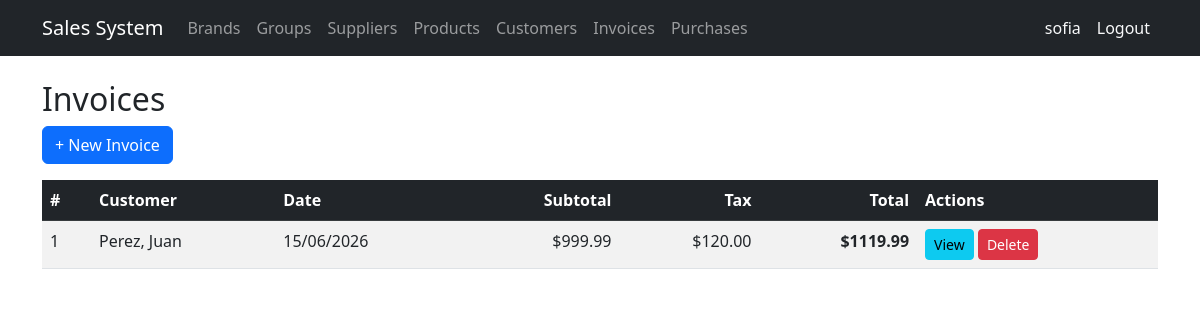
Page /invoices/ (signed in) on the committed database.
### billing/models.py (models this page shows, shortened)
class Invoice(models.Model):
    customer = models.ForeignKey(Customer, on_delete=models.PROTECT, related_name='invoices')
    invoice_date = models.DateTimeField(auto_now_add=True)
    subtotal = models.DecimalField(max_digits=12, decimal_places=2, default=0)
    tax = models.DecimalField(max_digits=12, decimal_places=2, default=0)
    total = models.DecimalField(max_digits=12, decimal_places=2, default=0)
    is_active = models.BooleanField(default=True)
    class Meta: ordering = ['-invoice_date']

class Customer(models.Model):
    dni = models.CharField(max_length=13,
        unique=True,
        verbose_name='DNI / RUC',
        validators=[validate_cedula_ec])
    first_name = models.CharField(max_length=100)
    last_name = models.CharField(max_length=100)
    email = models.EmailField(blank=True, null=True)
    phone = models.CharField(max_length=20, blank=True, null=True)
    address = models.TextField(blank=True, null=True)
    is_active = models.BooleanField(default=True)
    created_at = models.DateTimeField(auto_now_add=True)
    updated_at = models.DateTimeField(auto_now=True)
    class Meta:
        ordering = ['last_name', 'first_name']
    def __str__(self): return f'{self.last_name}, {self.first_name}'

### billing/views.py (the view)
# urls.py: path('invoices/', views.invoice_list, name='invoice_list'),
@login_required
def invoice_list(request):
    invoices = Invoice.objects.select_related('customer').all()
    return render(request, 'billing/invoice_list.html', {'items': invoices})

### billing/templates/billing/invoice_list.html (shortened to what this page needs)
{% extends 'billing/base.html' %}
{% block content %}
<h2>Invoices</h2>
<a href="{% url 'billing:invoice_create' %}" class="btn btn-primary mb-3">+ New Invoice</a>
<table class="table table-striped table-hover">
  <thead class="table-dark">
    <tr>
      <th>#</th><th>Customer</th><th>Date</th>
      <th class="text-end">Subtotal</th>
      <th class="text-end">Tax</th>
      <th class="text-end">Total</th>
      <th>Actions</th>
    </tr>
  </thead>
  <tbody>
    {% for inv in items %}
    <tr>
      <td>{{ inv.id }}</td>
      <td>{{ inv.customer }}</td>
      <td>{{ inv.invoice_date|date:"d/m/Y" }}</td>
      <td class="text-end">${{ inv.subtotal }}</td>
      <td class="text-end">${{ inv.tax }}</td>
      <td class="text-end fw-bold">${{ inv.total }}</td>
      <td>
        <a href="{% url 'billing:invoice_detail' inv.pk %}" class="btn btn-sm btn-info">View</a>
        <a href="{% url 'billing:invoice_delete' inv.pk %}" class="btn btn-sm btn-danger">Delete</a>
      </td>
    </tr>
    {% empty %}
    <tr><td colspan="7" class="text-center">No invoices yet.</td></tr>
    {% endfor %}
  </tbody>
</table>
{% endblock %}

### billing/templates/billing/base.html (shortened to what this page needs)
<!DOCTYPE html>
<html lang="es">
<head>
  <link href="https://cdn.jsdelivr.net/npm/bootstrap@5.3.0/dist/css/bootstrap.min.css" rel="stylesheet">
</head>
<body>
<nav class="navbar navbar-expand-lg navbar-dark bg-dark">
  <div class="container">
    <a class="navbar-brand" href="{% url 'billing:home' %}">Sales System</a>
    <div class="collapse navbar-collapse" id="nav">
      <ul class="navbar-nav me-auto">
        {% if user.is_authenticated %}
        <li class="nav-item"><a class="nav-link" href="{% url 'billing:brand_list' %}">Brands</a></li>
        <li class="nav-item"><a class="nav-link" href="{% url 'billing:productgroup_list' %}">Groups</a></li>
        <li class="nav-item"><a class="nav-link" href="{% url 'billing:supplier_list' %}">Suppliers</a></li>
        <li class="nav-item"><a class="nav-link" href="{% url 'billing:product_list' %}">Products</a></li>
        <li class="nav-item"><a class="nav-link" href="{% url 'billing:customer_list' %}">Customers</a></li>
        <li class="nav-item"><a class="nav-link" href="{% url 'billing:invoice_list' %}">Invoices</a></li>
        <li class="nav-item"><a class="nav-link" href="{% url 'purchasing:purchase_list' %}">Purchases</a></li>
        {% endif %}
      </ul>
      <ul class="navbar-nav">
        {% if user.is_authenticated %}
        <li class="nav-item">
          <span class="nav-link text-light">{{ user.username }}</span>
        </li>
        <li class="nav-item">
          <form method="post" action="{% url 'logout' %}" class="d-inline">
            <button type="submit" class="nav-link btn btn-link text-light"
                    style="text-decoration:none;">Logout</button>
          </form>
        </li>
        {% endif %}
      </ul>
    </div>
  </div>
</nav>
<div class="container mt-4">
  {% block content %}{% endblock %}
</div>
</body>
</html>

### rows in the picture
Invoice: id "1", customer "Perez, Juan", invoice_date "15/06/2026", subtotal "999.99", tax "120.00", total "1119.99"

### other values in the picture
{{ user.username }} "sofia"
